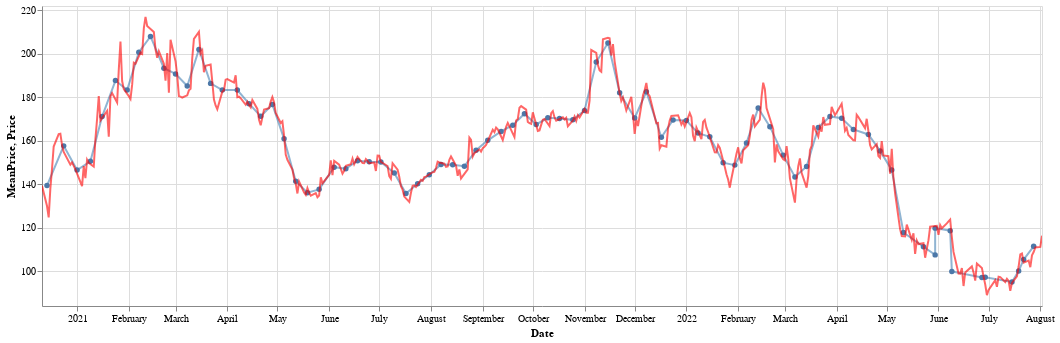

Notebook code cell kept with this figure:
### Code cell
plot_cours_mean(name,"Week")

### Figure 1 — Vega-Lite specification as saved in the notebook (floating-point values rounded to 4 significant figures; data arrays with more than 128 entries replaced by an {"elided": "..."} marker saying what was removed)
{"config": {"view": {"continuousWidth": 400, "continuousHeight": 300}}, "layer": [{"data": {"name": "data-273b58921cfcd3ff5424141d6d36cb74"}, "mark": {"type": "line", "color": "steelblue", "opacity": 0.6, "point": true}, "encoding": {"tooltip": [{"field": "date", "type": "temporal"}, {"field": "prix_moyen", "title": "MeanPriceWeek", "type": "quantitative"}], "x": {"field": "date", "title": "Date", "type": "temporal"}, "y": {"field": "prix_moyen", "scale": {"clamp": true, "domain": [90.11, 212.9]}, "title": "MeanPrice", "type": "quantitative"}}, "height": 300, "selection": {"selector054": {"type": "interval", "bind": "scales", "encodings": ["x", "y"]}}, "width": 1000}, {"data": {"name": "data-0448561c9838ad8fc67e16f8c1de9a7f"}, "mark": {"type": "line", "color": "red", "opacity": 0.6}, "encoding": {"tooltip": [{"field": "Date", "type": "temporal"}, {"field": "Dernier", "title": "Price", "type": "quantitative"}], "x": {"field": "Date", "scale": {"clamp": true, "domain": ["2020-12-11", "2022-08-02"]}, "type": "temporal"}, "y": {"field": "Dernier", "scale": {"clamp": true, "domain": [84.08, 221.8]}, "title": "Price", "type": "quantitative"}}, "height": 300, "selection": {"selector052": {"type": "interval", "encodings": ["x"]}, "selector053": {"type": "interval", "bind": "scales", "encodings": ["x", "y"]}}, "width": 1000}], "$schema": "https://vega.github.io/schema/vega-lite/v4.17.0.json", "datasets": {"data-273b58921cfcd3ff5424141d6d36cb74": [{"date": "2020-12-14", "prix_moyen": 139.4}, {"date": "2020-12-24", "prix_moyen": 157.6}, {"date": "2021-01-01", "prix_moyen": 146.5}, {"date": "2021-01-09", "prix_moyen": 150.5}, {"date": "2021-01-16", "prix_moyen": 171.1}, {"date": "2021-01-24", "prix_moyen": 187.6}, {"date": "2021-01-31", "prix_moyen": 183.3}, {"date": "2021-02-07", "prix_moyen": 200.6}, {"date": "2021-02-14", "prix_moyen": 207.9}, {"date": "2021-02-22", "prix_moyen": 193.3}, {"date": "2021-03-01", "prix_moyen": 190.7}, {"date": "2021-03-08", "prix_moyen": 185.1}, {"date": "2021-03-15", "prix_moyen": 201.9}, {"date": "2021-03-22", "prix_moyen": 186.3}, {"date": "2021-03-29", "prix_moyen": 183.2}, {"date": "2021-04-07", "prix_moyen": 183.3}, {"date": "2021-04-14", "prix_moyen": 177.0}, {"date": "2021-04-21", "prix_moyen": 171.2}, {"date": "2021-04-28", "prix_moyen": 176.6}, {"date": "2021-05-05", "prix_moyen": 160.8}, {"date": "2021-05-12", "prix_moyen": 141.3}, {"date": "2021-05-19", "prix_moyen": 136.1}, {"date": "2021-05-26", "prix_moyen": 137.6}, {"date": "2021-06-04", "prix_moyen": 147.8}, {"date": "2021-06-11", "prix_moyen": 147.1}, {"date": "2021-06-18", "prix_moyen": 150.8}, {"date": "2021-06-25", "prix_moyen": 150.3}, {"date": "2021-07-02", "prix_moyen": 150.2}, {"date": "2021-07-10", "prix_moyen": 145.2}, {"date": "2021-07-17", "prix_moyen": 135.8}, {"date": "2021-07-24", "prix_moyen": 140.2}, {"date": "2021-07-31", "prix_moyen": 144.4}, {"date": "2021-08-07", "prix_moyen": 149.0}, {"date": "2021-08-14", "prix_moyen": 148.9}, {"date": "2021-08-21", "prix_moyen": 148.3}, {"date": "2021-08-28", "prix_moyen": 155.7}, {"date": "2021-09-04", "prix_moyen": 160.1}, {"date": "2021-09-12", "prix_moyen": 164.2}, {"date": "2021-09-19", "prix_moyen": 167.1}, {"date": "2021-09-26", "prix_moyen": 172.4}, {"date": "2021-10-03", "prix_moyen": 167.4}, {"date": "2021-10-10", "prix_moyen": 170.5}, {"date": "2021-10-17", "prix_moyen": 170.2}, {"date": "2021-10-25", "prix_moyen": 169.6}, {"date": "2021-11-01", "prix_moyen": 173.9}, {"date": "2021-11-08", "prix_moyen": 196.1}, {"date": "2021-11-15", "prix_moyen": 204.8}, {"date": "2021-11-22", "prix_moyen": 182.0}, {"date": "2021-12-01", "prix_moyen": 170.4}, {"date": "2021-12-08", "prix_moyen": 182.5}, {"date": "2021-12-17", "prix_moyen": 161.5}, {"date": "2021-12-24", "prix_moyen": 169.5}, {"date": "2022-01-01", "prix_moyen": 169.2}, {"date": "2022-01-08", "prix_moyen": 163.5}, {"date": "2022-01-15", "prix_moyen": 161.8}, {"date": "2022-01-23", "prix_moyen": 149.9}, {"date": "2022-01-30", "prix_moyen": 148.8}, {"date": "2022-02-06", "prix_moyen": 159.0}, {"date": "2022-02-13", "prix_moyen": 175.0}, {"date": "2022-02-20", "prix_moyen": 166.4}, {"date": "2022-02-28", "prix_moyen": 153.4}, {"date": "2022-03-07", "prix_moyen": 143.3}, {"date": "2022-03-14", "prix_moyen": 148.1}, {"date": "2022-03-21", "prix_moyen": 166.1}, {"date": "2022-03-28", "prix_moyen": 171.1}, {"date": "2022-04-04", "prix_moyen": 170.3}, {"date": "2022-04-11", "prix_moyen": 165.1}, {"date": "2022-04-20", "prix_moyen": 162.9}, {"date": "2022-04-27", "prix_moyen": 155.3}, {"date": "2022-05-04", "prix_moyen": 146.6}, {"date": "2022-05-11", "prix_moyen": 117.8}, {"date": "2022-05-23", "prix_moyen": 111.3}, {"date": "2022-05-30", "prix_moyen": 107.6}, {"date": "2022-05-30", "prix_moyen": 119.8}, {"date": "2022-06-08", "prix_moyen": 118.7}, {"date": "2022-06-09", "prix_moyen": 99.96}, {"date": "2022-06-27", "prix_moyen": 97.12}, {"date": "2022-06-29", "prix_moyen": 97.27}, {"date": "2022-07-15", "prix_moyen": 95.11}, {"date": "2022-07-19", "prix_moyen": 100.1}, {"date": "2022-07-22", "prix_moyen": 105.4}, {"date": "2022-07-28", "prix_moyen": 111.5}], "data-0448561c9838ad8fc67e16f8c1de9a7f": {"elided": "410 records"}}}
